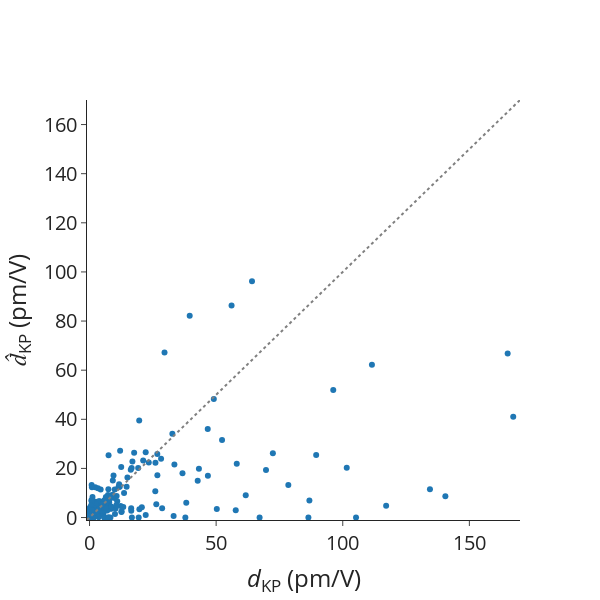

Notebook cell for this chart:
### Markdown cell above
## Errors on dKP masked

### Code cell
# Data

mae = mean_absolute_error(
    df_pred_matten["dKP_true"], df_pred_matten["dKP_matten_masked"]
)
mape = mean_absolute_percentage_error(
    df_pred_matten["dKP_true"], df_pred_matten["dKP_matten_masked"]
)
rmse = root_mean_squared_error(
    df_pred_matten["dKP_true"], df_pred_matten["dKP_matten_masked"]
)
spearmanrho = spearmanr(df_pred_matten["dKP_true"], df_pred_matten["dKP_matten_masked"])
print(f"MAE = {mae}")
print(f"MAPE = {mape}")
print(f"RMSE = {rmse}")
print(f"Rho_sp = {spearmanrho.statistic}")

# Scatter plot for previous outputs.
scatter_dKP = go.Scatter(
    x=df_pred_matten["dKP_true"],
    y=df_pred_matten["dKP_matten_masked"],
    mode="markers",
    name="",
    showlegend=False,
    text=[mpid for mpid in df_pred_matten.index.values],
)

ideal = go.Scatter(
    x=[-1, 200],
    y=[-1, 200],
    mode="lines",
    line=dict(color="gray", dash="dot"),
    showlegend=False,
)

# Layout
layout = go.Layout(
    # title=dict(text='Scatter Plot'),
    xaxis=dict(title="<i>d</i><sub>KP</sub> (pm/V)", range=[-1, 170]),
    yaxis=dict(title="<i>d&#770;</i><sub>KP</sub> (pm/V)", range=[-1, 170]),
    # legend=dict(font=dict(size=12)),
)

# Create figure
fig = go.Figure(data=[scatter_dKP, ideal], layout=layout)

fig.update_layout(
    autosize=False,
    font_size=20,
    width=600,
    height=600,
    # plot_bgcolor="white",
    template="simple_white",
)
fig.update_layout(
    xaxis=dict(
        # tickmode = 'array',
        # tickvals = [1, 2,3,4,5,6,7,8],
        # ticktext = ['One', 'Three', 'Five', 'Seven', 'Nine', 'Eleven']
        showgrid=False,
    ),
    yaxis=dict(
        # tickmode = 'array',
        # tickvals = [1, 2,3,4,5,6,7,8],
        # ticktext = ['One', 'Three', 'Five', 'Seven', 'Nine', 'Eleven']
        showgrid=False,
    ),
)

# Show figure
fig.show()

### Figure 1 — Plotly figure (JSON) as saved in the notebook; plotly's stock layout.template omitted (floating-point values rounded to 4 significant figures; data arrays with more than 128 entries replaced by an {"elided": "..."} marker saying what was removed)
{"data": [{"mode": "markers", "name": "", "showlegend": false, "text": {"elided": "250 str values"}, "type": "scatter", "x": {"elided": "250 float values"}, "y": {"elided": "250 float values"}}, {"line": {"color": "gray", "dash": "dot"}, "mode": "lines", "showlegend": false, "type": "scatter", "x": [-1, 200], "y": [-1, 200]}], "layout": {"autosize": false, "font": {"size": 20}, "height": 600, "width": 600, "xaxis": {"range": [-1, 170], "showgrid": false, "title": {"text": "<i>d</i><sub>KP</sub> (pm/V)"}}, "yaxis": {"range": [-1, 170], "showgrid": false, "title": {"text": "<i>d&#770;</i><sub>KP</sub> (pm/V)"}}}}
